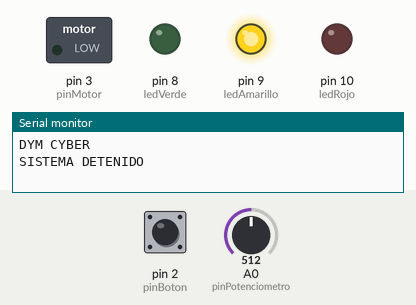
Recording of a sketch running on a simulated Arduino Uno, built with avr-gcc and run on an emulated ATmega328P. On the bench: switched loads named in the sketch (green lamp = pin HIGH), output pins drawn as LEDs (lit = HIGH), the last lines printed to the serial monitor. The test bench sets the inputs (shaded band); at power-on: pin 2 (pinBoton) HIGH, A0 (pinPotenciometro) = 512.

Above: at 1.2 s.
1.3 s: pin 2 (pinBoton) pulled LOW for 0.15 s
At 2.5 s:
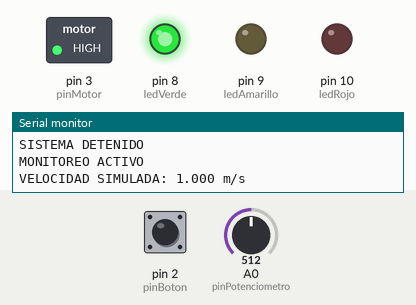
2.9 s: pin 2 (pinBoton) pulled LOW for 1 s
At 3.8 s:
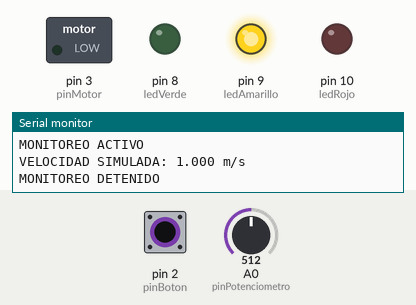
5.4 s: pin 2 (pinBoton) pulled LOW for 3.2 s
At 5.7 s:
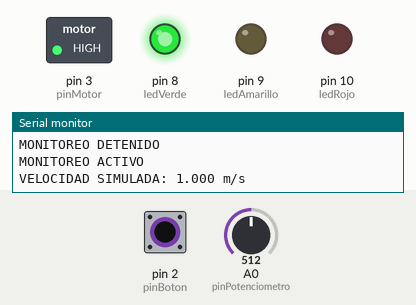
Timing chart, 0 to 8.4 s (numbered marks = the images above; inputs shaded):
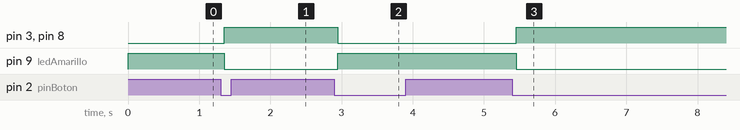

Measured:
- after the input at 1.3 s, pin 3 (pinMotor), pin 8 (ledVerde): LOW → HIGH after 0.05 s; pin 9 (ledAmarillo): HIGH → LOW after 0.05 s
- after the input at 2.9 s, pin 3 (pinMotor), pin 8 (ledVerde): HIGH → LOW after 0.05 s; pin 9 (ledAmarillo): LOW → HIGH after 0.05 s
- after the input at 5.4 s, pin 3 (pinMotor), pin 8 (ledVerde): LOW → HIGH after 0.05 s; pin 9 (ledAmarillo): HIGH → LOW after 0.05 s

The sketch:

04_simulacion_velocidad.ino
```cpp
// 04_simulacion_velocidad


const int pinBoton = 2;
const int pinMotor = 3;
const int pinPotenciometro = A0;

const int ledVerde = 8;
const int ledAmarillo = 9;
const int ledRojo = 10;

const float velocidadMinima = 0.80;
const float velocidadMaxima = 1.20;

bool sistemaActivo = false;
bool lecturaAnterior = HIGH;
bool estadoBoton = HIGH;

unsigned long ultimoCambio = 0;
unsigned long ultimaMedicion = 0;

const unsigned long tiempoRebote = 50;
const unsigned long intervaloMedicion = 5000;

void actualizarSistema() {
  digitalWrite(pinMotor, sistemaActivo ? HIGH : LOW);
  digitalWrite(ledVerde, sistemaActivo ? HIGH : LOW);
  digitalWrite(ledAmarillo, sistemaActivo ? LOW : HIGH);
  digitalWrite(ledRojo, LOW);
}

void revisarBoton() {
  bool lecturaActual = digitalRead(pinBoton);

  if (lecturaActual != lecturaAnterior) {
    ultimoCambio = millis();
  }

  if (millis() - ultimoCambio > tiempoRebote) {
    if (lecturaActual != estadoBoton) {
      estadoBoton = lecturaActual;

      if (estadoBoton == LOW) {
        sistemaActivo = !sistemaActivo;
        actualizarSistema();

        if (sistemaActivo) {
          ultimaMedicion = millis() - intervaloMedicion;
          Serial.println("MONITOREO ACTIVO");
        } else {
          Serial.println("MONITOREO DETENIDO");
        }
      }
    }
  }

  lecturaAnterior = lecturaActual;
}

void medirVelocidad() {
  int lectura = analogRead(pinPotenciometro);

  float velocidad =
    velocidadMinima +
    (lectura / 1023.0) *
    (velocidadMaxima - velocidadMinima);

  Serial.print("VELOCIDAD SIMULADA: ");
  Serial.print(velocidad, 3);
  Serial.println(" m/s");
}

void setup() {
  Serial.begin(9600);

  pinMode(pinBoton, INPUT_PULLUP);
  pinMode(pinMotor, OUTPUT);

  pinMode(ledVerde, OUTPUT);
  pinMode(ledAmarillo, OUTPUT);
  pinMode(ledRojo, OUTPUT);

  actualizarSistema();

  Serial.println("DYM CYBER");
  Serial.println("SISTEMA DETENIDO");
}

void loop() {
  revisarBoton();

  if (sistemaActivo &&
      millis() - ultimaMedicion >= intervaloMedicion) {

    ultimaMedicion = millis();
    medirVelocidad();
  }
}
```
